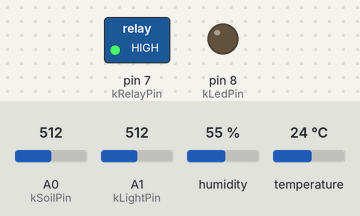
A program run on a simulated Arduino Uno, built with avr-gcc and run on an emulated ATmega328P. Shown: switched loads named in the program (green lamp = pin HIGH), output pins drawn as LEDs (lit = HIGH). Inputs (shaded band) come from the test bench; at power-on: A0 (kSoilPin) = 512, temperature 24 °C, A1 (kLightPin) = 512, humidity 55 %. What the program prints to the serial monitor is not drawn.

Above: at 2.7 s.
2.8 s: A0 (kSoilPin) set to 677
6.1 s: A0 (kSoilPin) set to 699
At 7.2 s:
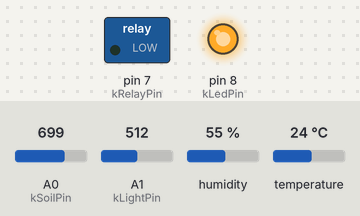
9.4 s: A0 (kSoilPin) set to 90
At 12.2 s:
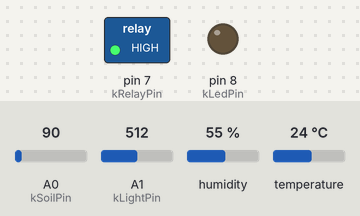
15.5 s: temperature set to 29.3 °C
18.8 s: temperature set to 30.8 °C
At 20.4 s:
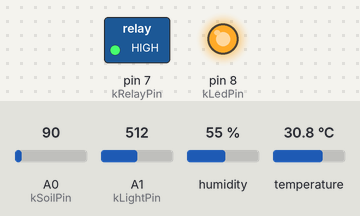
22.1 s: temperature set to 12 °C
At 25.4 s:
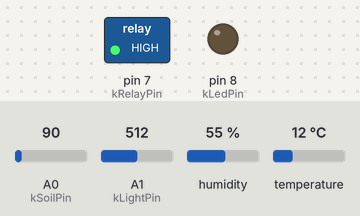
Timing chart, 0 to 26.5 s (numbered marks = the images above; inputs shaded):
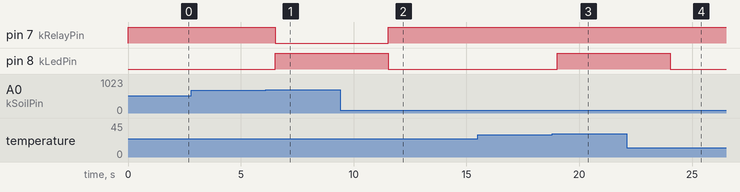

The program:

main.cpp
```cpp
#include <Arduino.h>
#include <DHT.h>

namespace {

constexpr uint8_t kDhtPin = 2;
constexpr uint8_t kRelayPin = 7;
constexpr uint8_t kLedPin = 8;
constexpr uint8_t kSoilPin = A0;
constexpr uint8_t kLightPin = A1;

constexpr uint8_t kDhtType = DHT22;

// Common relay boards are active-low. Keep this configurable so the logical
// state in the JSON contract stays stable even if the wiring changes.
constexpr bool kRelayActiveLow = true;

// Sensor calibration values. Adjust these to match the actual wiring and sensor
// response on the bench before final demonstration.
constexpr int kSoilDryRaw = 820;
constexpr int kSoilWetRaw = 430;
constexpr int kLightDarkRaw = 860;
constexpr int kLightBrightRaw = 180;

constexpr int kDrySoilThresholdPct = 35;
constexpr float kHighTempThresholdC = 30.0f;
constexpr int kLowLightThresholdPct = 25;

constexpr unsigned long kSampleIntervalMs = 2500UL;

DHT dht(kDhtPin, kDhtType);

float last_temperature_c = 0.0f;
float last_humidity_pct = 0.0f;
unsigned long last_sample_ms = 0UL;

int clampPercent(int value) {
  if (value < 0) {
    return 0;
  }
  if (value > 100) {
    return 100;
  }
  return value;
}

int scaleAnalogToPercent(int raw, int dark_raw, int bright_raw) {
  if (dark_raw == bright_raw) {
    return 0;
  }

  long pct = map(raw, dark_raw, bright_raw, 0, 100);
  return clampPercent(static_cast<int>(pct));
}

bool readDht(float &temperature_c, float &humidity_pct) {
  const float humidity = dht.readHumidity();
  const float temperature = dht.readTemperature();

  if (isnan(humidity) || isnan(temperature)) {
    return false;
  }

  humidity_pct = humidity;
  temperature_c = temperature;
  return true;
}

void writeRelay(bool relay_on) {
  const uint8_t pin_value = (relay_on ^ kRelayActiveLow) ? HIGH : LOW;
  digitalWrite(kRelayPin, pin_value);
}

void writeLed(bool led_on) {
  digitalWrite(kLedPin, led_on ? HIGH : LOW);
}

void printJsonLine(int soil_raw,
                   int soil_pct,
                   int light_raw,
                   int light_pct,
                   bool dry_soil,
                   bool high_temp,
                   bool low_light,
                   bool relay_on,
                   bool led_on) {
  Serial.print(F("{\"device\":\"arduino-greenhouse\""));
  Serial.print(F(",\"uptime_ms\":"));
  Serial.print(millis());
  Serial.print(F(",\"temperature_c\":"));
  Serial.print(last_temperature_c, 1);
  Serial.print(F(",\"humidity_pct\":"));
  Serial.print(last_humidity_pct, 1);
  Serial.print(F(",\"soil_raw\":"));
  Serial.print(soil_raw);
  Serial.print(F(",\"soil_pct\":"));
  Serial.print(soil_pct);
  Serial.print(F(",\"light_raw\":"));
  Serial.print(light_raw);
  Serial.print(F(",\"light_pct\":"));
  Serial.print(light_pct);
  Serial.print(F(",\"dry_soil\":"));
  Serial.print(dry_soil ? 1 : 0);
  Serial.print(F(",\"high_temp\":"));
  Serial.print(high_temp ? 1 : 0);
  Serial.print(F(",\"low_light\":"));
  Serial.print(low_light ? 1 : 0);
  Serial.print(F(",\"relay_on\":"));
  Serial.print(relay_on ? 1 : 0);
  Serial.print(F(",\"led_on\":"));
  Serial.print(led_on ? 1 : 0);
  Serial.println(F("}"));
}

void sampleAndPublish() {
  float temperature_c = last_temperature_c;
  float humidity_pct = last_humidity_pct;
  if (readDht(temperature_c, humidity_pct)) {
    last_temperature_c = temperature_c;
    last_humidity_pct = humidity_pct;
  }

  const int soil_raw = analogRead(kSoilPin);
  const int light_raw = analogRead(kLightPin);

  const int soil_pct = scaleAnalogToPercent(soil_raw, kSoilDryRaw, kSoilWetRaw);
  const int light_pct = scaleAnalogToPercent(light_raw, kLightDarkRaw, kLightBrightRaw);

  const bool dry_soil = soil_pct < kDrySoilThresholdPct;
  const bool high_temp = last_temperature_c > kHighTempThresholdC;
  const bool low_light = light_pct < kLowLightThresholdPct;
  const bool relay_on = dry_soil;
  const bool led_on = dry_soil || high_temp || low_light;

  writeRelay(relay_on);
  writeLed(led_on);
  printJsonLine(soil_raw, soil_pct, light_raw, light_pct, dry_soil, high_temp, low_light, relay_on, led_on);
}

}  // namespace

void setup() {
  pinMode(kRelayPin, OUTPUT);
  pinMode(kLedPin, OUTPUT);
  writeRelay(false);
  writeLed(false);

  Serial.begin(115200);
  dht.begin();

  // Let the USB serial port settle before the first reading is emitted.
  delay(1500);
  sampleAndPublish();
  last_sample_ms = millis();
}

void loop() {
  const unsigned long now = millis();
  if (now - last_sample_ms >= kSampleIntervalMs) {
    last_sample_ms = now;
    sampleAndPublish();
  }
}
```

Measured:
- the behaviour switches between 683 and 684 on A0 (kSoilPin) (found by bisection; images 0 and 1)
- the behaviour switches between 30 and 30.1 °C on temperature (found by bisection; images 2 and 3)
- after the input at 2.8 s, every drawn part: stays the same
- after the input at 6.1 s, pin 7 (kRelayPin): HIGH → LOW after 0.42 s; pin 8 (kLedPin): LOW → HIGH after 0.42 s
- after the input at 9.4 s, pin 7 (kRelayPin): LOW → HIGH after 2.1 s; pin 8 (kLedPin): HIGH → LOW after 2.1 s
- after the input at 15.5 s, every drawn part: stays the same
- after the input at 18.8 s, pin 8 (kLedPin): LOW → HIGH after 0.22 s
- after the input at 22.1 s, pin 8 (kLedPin): HIGH → LOW after 1.9 s
